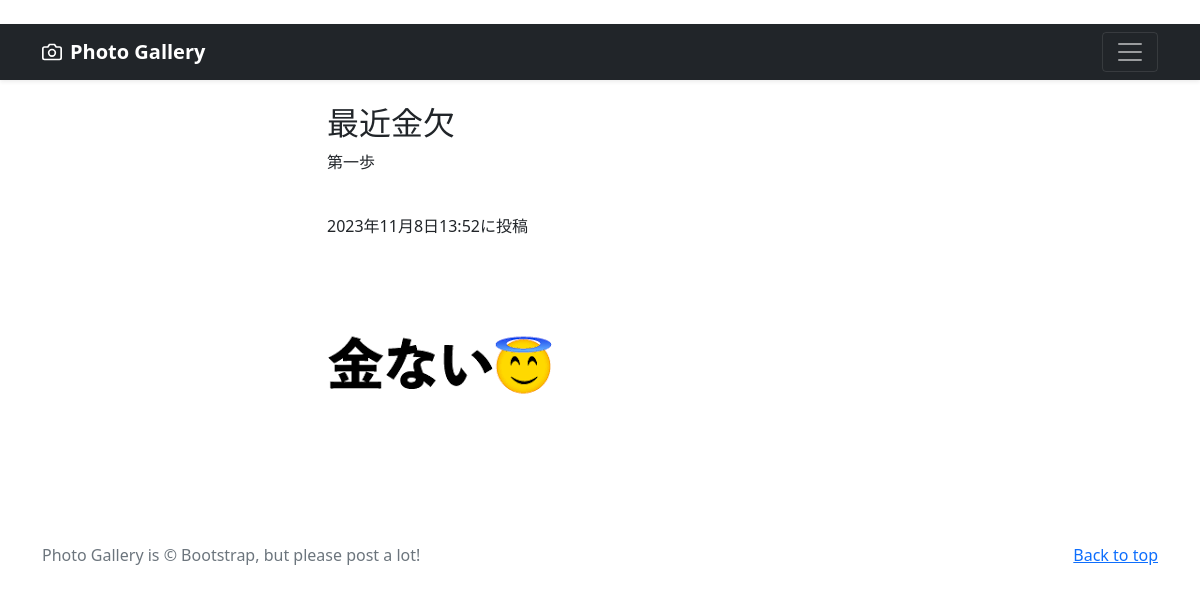
Screenshot of /photo-detail/3 (signed in) with the database file from the repository.
### photo/models.py (models this page shows, shortened)
class PhotoPost(models.Model):
    user = models.ForeignKey(
        CustomUser,
        verbose_name='ユーザー',
        on_delete=models.CASCADE
        )
    category = models.ForeignKey(
        Category,
        verbose_name='カテゴリ',
        on_delete=models.PROTECT
        )
    title = models.CharField(
        verbose_name='タイトル', # フィールドのタイトル
        max_length=200        # 最大文字数は200
        )
    comment = models.TextField(
        verbose_name='コメント',  # フィールドのタイトル
        )
    image1 = models.ImageField(
        verbose_name='イメージ1',# フィールドのタイトル
        upload_to = 'photos'   # MEDIA_ROOT以下のphotosにファイルを保存
        )
    image2 = models.ImageField(
        verbose_name='イメージ2',# フィールドのタイトル
        upload_to = 'photos',  # MEDIA_ROOT以下のphotosにファイルを保存
        blank=True,            # フィールド値の設定は必須でない
        null=True              # データベースにnullが保存されることを許容
        )
    posted_at = models.DateTimeField(
        verbose_name='投稿日時', # フィールドのタイトル
        auto_now_add=True       # 日時を自動追加
        )

### photo/views.py (the view)
class DetailView(DetailView):
    template_name ='detail.html'
    model = PhotoPost

### photo/templates/detail.html (shortened to what this page needs)
{% extends 'base.html' %}
      {% block contents %}
      <br>
      <div class="container">
        <div class="row">
          <div class="col offset-3">
            <h2>{{object.title}}</h2>
            <p>{{object.comment}}</p>
            <br>
            <p>{{object.posted_at}}に投稿</p>
            <p><img src="{{ object.image1.url }}"></img></p>
      {% endblock %}

### rows the page displays
PhotoPost: title "最近金欠", comment "第一歩", posted_at "2023年11月8日13:52", image1 (picture)
